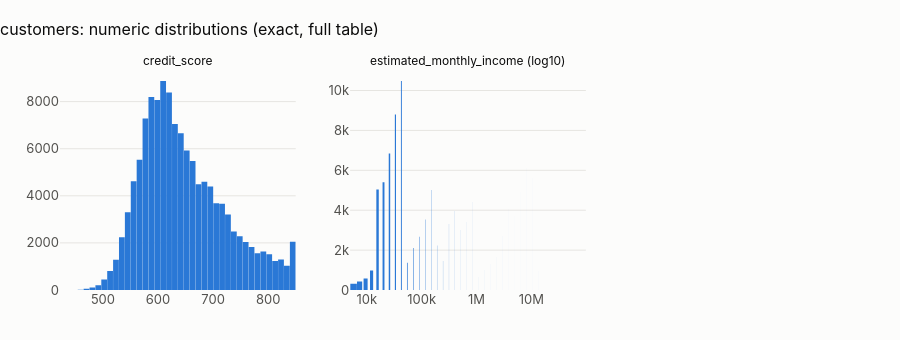
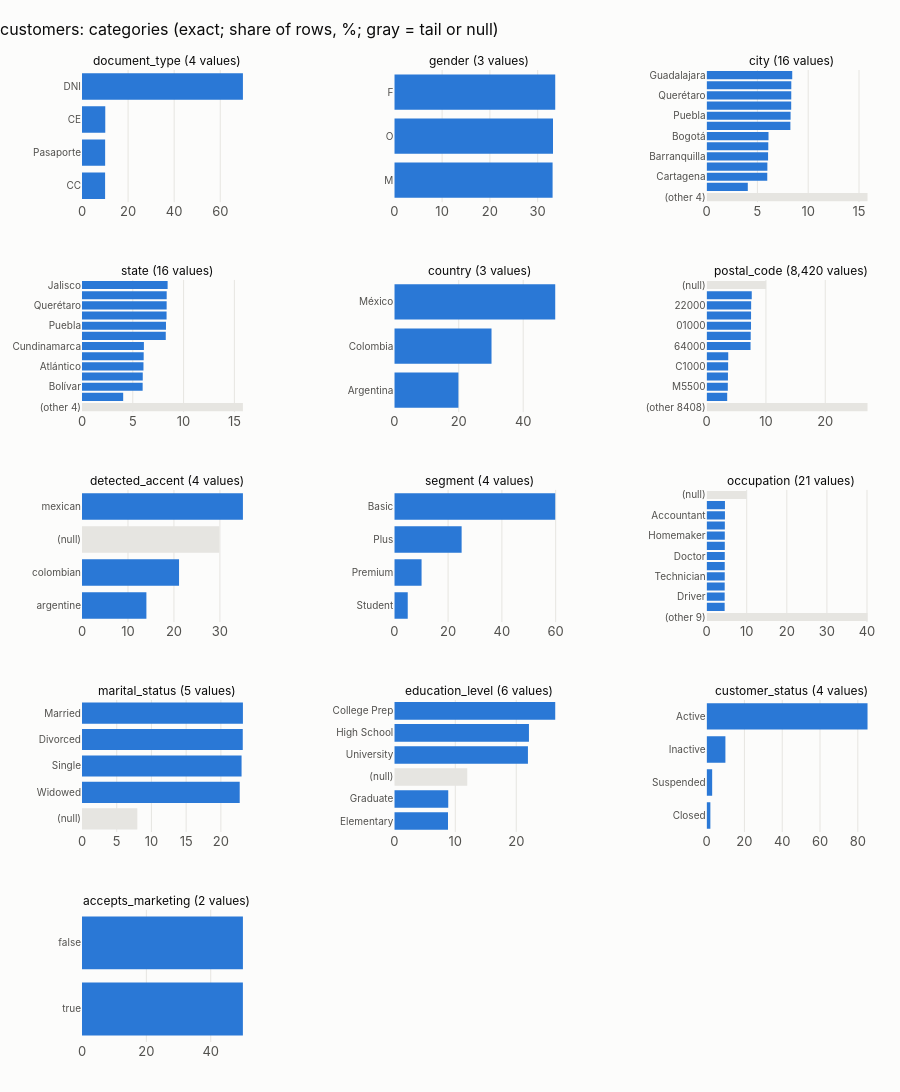

These figures' notebook cell, in order:
### Code cell
show_distributions(t)
show_categories(t)

### Figure 1 — Plotly figure (JSON) as saved in the notebook; plotly's stock layout.template omitted (floating-point values rounded to 4 significant figures)
{"data": [{"customdata": [[422.0, 432.7], [432.7, 443.4], [443.4, 454.1], [454.1, 464.8], [464.8, 475.5], [475.5, 486.2], [486.2, 496.9], [496.9, 507.6], [507.6, 518.3], [518.3, 529.0], [529.0, 539.7], [539.7, 550.4], [550.4, 561.1], [561.1, 571.8], [571.8, 582.5], [582.5, 593.2], [593.2, 603.9], [603.9, 614.6], [614.6, 625.3], [625.3, 636.0], [636.0, 646.7], [646.7, 657.4], [657.4, 668.1], [668.1, 678.8], [678.8, 689.5], [689.5, 700.2], [700.2, 710.9], [710.9, 721.6], [721.6, 732.3], [732.3, 743.0], [743.0, 753.7], [753.7, 764.4], [764.4, 775.1], [775.1, 785.8], [785.8, 796.5], [796.5, 807.2], [807.2, 817.9], [817.9, 828.6], [828.6, 839.3], [839.3, 850.0]], "hovertemplate": "%{customdata[0]:,.2f} – %{customdata[1]:,.2f}<br>%{y:,} rows<extra></extra>", "marker": {"color": "#2a78d6"}, "showlegend": false, "type": "bar", "x": [427.4, 438.0, 448.8, 459.5, 470.1, 480.9, 491.5, 502.2, 513.0, 523.6, 534.4, 545.1, 555.8, 566.5, 577.1, 587.9, 598.6, 609.2, 620.0, 630.6, 641.4, 652.1, 662.8, 673.5, 684.1, 694.9, 705.6, 716.2, 726.9, 737.6, 748.4, 759.1, 769.8, 780.4, 791.1, 801.9, 812.6, 823.2, 833.9, 844.6], "xaxis": "x", "y": [1, 3, 2, 14, 53, 105, 202, 442, 808, 1288, 2245, 3300, 4620, 5527, 7287, 8195, 8070, 8877, 8384, 7048, 6654, 5922, 5480, 4490, 4602, 4393, 3689, 3664, 3211, 2483, 2278, 2037, 1827, 1561, 1632, 1517, 1234, 1292, 1025, 2046], "yaxis": "y"}, {"customdata": [[5100.0, 6548.0], [6548.0, 8407.0], [8407.0, 10790.0], [10790.0, 13860.0], [13860.0, 17790.0], [17790.0, 22840.0], [22840.0, 29330.0], [29330.0, 37660.0], [37660.0, 48350.0], [48350.0, 62070.0], [62070.0, 79690.0], [79690.0, 102300.0], [102300.0, 131400.0], [131400.0, 168700.0], [168700.0, 216500.0], [216500.0, 278000.0], [278000.0, 357000.0], [357000.0, 458300.0], [458300.0, 588400.0], [588400.0, 755400.0], [755400.0, 969900.0], [969900.0, 1245000.0], [1245000.0, 1599000.0], [1599000.0, 2053000.0], [2053000.0, 2635000.0], [2635000.0, 3384000.0], [3384000.0, 4344000.0], [4344000.0, 5578000.0], [5578000.0, 7161000.0], [7161000.0, 9194000.0], [9194000.0, 11800000.0], [11800000.0, 15160000.0], [15160000.0, 19460000.0], [19460000.0, 24980000.0], [24980000.0, 32070000.0], [32070000.0, 41180000.0], [41180000.0, 52870000.0], [52870000.0, 67880000.0], [67880000.0, 87150000.0], [87150000.0, 111900000.0]], "hovertemplate": "%{customdata[0]:,.2f} – %{customdata[1]:,.2f}<br>%{y:,} rows<extra></extra>", "marker": {"color": "#2a78d6"}, "showlegend": false, "type": "bar", "x": [5779.0, 7420.0, 9526.0, 12230.0, 15700.0, 20160.0, 25880.0, 33230.0, 42670.0, 54780.0, 70330.0, 90300.0, 115900.0, 148900.0, 191100.0, 245400.0, 315000.0, 404500.0, 519300.0, 666700.0, 856000.0, 1099000.0, 1411000.0, 1812000.0, 2326000.0, 2986000.0, 3834000.0, 4922000.0, 6320000.0, 8114000.0, 10420000.0, 13380000.0, 17170000.0, 22050000.0, 28310000.0, 36340000.0, 46660000.0, 59910000.0, 76920000.0, 98750000.0], "xaxis": "x2", "y": [309, 422, 572, 972, 5033, 5405, 6848, 8803, 10477, 1365, 2109, 2673, 3528, 5008, 2233, 1450, 3315, 3969, 3008, 3409, 4411, 671, 1034, 1312, 1693, 2747, 4101, 3742, 4918, 6155, 5632, 990, 1297, 1607, 2156, 3150, 780, 651, 870, 1142], "yaxis": "y2"}], "layout": {"annotations": [{"font": {"size": 12}, "showarrow": false, "text": "credit_score", "x": 0.1444, "xanchor": "center", "xref": "paper", "y": 1.0, "yanchor": "bottom", "yref": "paper"}, {"font": {"size": 12}, "showarrow": false, "text": "estimated_monthly_income (log10)", "x": 0.5, "xanchor": "center", "xref": "paper", "y": 1.0, "yanchor": "bottom", "yref": "paper"}], "bargap": 0.02, "height": 340, "title": {"text": "customers: numeric distributions (exact, full table)"}, "xaxis": {"anchor": "y", "domain": [0.0, 0.2889]}, "xaxis2": {"anchor": "y2", "domain": [0.3556, 0.6444], "type": "log"}, "xaxis3": {"anchor": "y3", "domain": [0.7111, 1.0]}, "yaxis": {"anchor": "x", "domain": [0.0, 1.0]}, "yaxis2": {"anchor": "x2", "domain": [0.0, 1.0]}, "yaxis3": {"anchor": "x3", "domain": [0.0, 1.0]}}}

### Figure 2 — Plotly figure (JSON) as saved in the notebook; plotly's stock layout.template omitted (floating-point values rounded to 4 significant figures)
{"data": [{"customdata": [15039, 15062, 15150, 104749], "hovertemplate": "%{y}: %{customdata:,} rows (%{x:.1f}%)<extra></extra>", "marker": {"color": ["#2a78d6", "#2a78d6", "#2a78d6", "#2a78d6"]}, "orientation": "h", "showlegend": false, "type": "bar", "x": [10.03, 10.04, 10.1, 69.83], "xaxis": "x", "y": ["CC", "Pasaporte", "CE", "DNI"], "yaxis": "y"}, {"customdata": [49684, 49808, 50508], "hovertemplate": "%{y}: %{customdata:,} rows (%{x:.1f}%)<extra></extra>", "marker": {"color": ["#2a78d6", "#2a78d6", "#2a78d6"]}, "orientation": "h", "showlegend": false, "type": "bar", "x": [33.12, 33.21, 33.67], "xaxis": "x2", "y": ["M", "O", "F"], "yaxis": "y2"}, {"customdata": [23761, 6081, 8956, 8972, 9076, 9107, 9140, 12369, 12400, 12489, 12500, 12506, 12643], "hovertemplate": "%{y}: %{customdata:,} rows (%{x:.1f}%)<extra></extra>", "marker": {"color": ["#e6e5e1", "#2a78d6", "#2a78d6", "#2a78d6", "#2a78d6", "#2a78d6", "#2a78d6", "#2a78d6", "#2a78d6", "#2a78d6", "#2a78d6", "#2a78d6", "#2a78d6"]}, "orientation": "h", "showlegend": false, "type": "bar", "x": [15.84, 4.054, 5.971, 5.981, 6.051, 6.071, 6.093, 8.246, 8.267, 8.326, 8.333, 8.337, 8.429], "xaxis": "x3", "y": ["(other 4)", "Rosario", "Cartagena", "Cali", "Barranquilla", "Medellín", "Bogotá", "Monterrey", "Puebla", "Tijuana", "Querétaro", "Ciudad de México", "Guadalajara"], "yaxis": "y3"}, {"customdata": [23761, 6081, 8956, 8972, 9076, 9107, 9140, 12369, 12400, 12489, 12500, 12506, 12643], "hovertemplate": "%{y}: %{customdata:,} rows (%{x:.1f}%)<extra></extra>", "marker": {"color": ["#e6e5e1", "#2a78d6", "#2a78d6", "#2a78d6", "#2a78d6", "#2a78d6", "#2a78d6", "#2a78d6", "#2a78d6", "#2a78d6", "#2a78d6", "#2a78d6", "#2a78d6"]}, "orientation": "h", "showlegend": false, "type": "bar", "x": [15.84, 4.054, 5.971, 5.981, 6.051, 6.071, 6.093, 8.246, 8.267, 8.326, 8.333, 8.337, 8.429], "xaxis": "x4", "y": ["(other 4)", "Santa Fe", "Bolívar", "Valle del Cauca", "Atlántico", "Antioquia", "Cundinamarca", "Nuevo León", "Puebla", "Baja California", "Querétaro", "Ciudad de México", "Jalisco"], "yaxis": "y4"}, {"customdata": [29842, 45251, 74907], "hovertemplate": "%{y}: %{customdata:,} rows (%{x:.1f}%)<extra></extra>", "marker": {"color": ["#2a78d6", "#2a78d6", "#2a78d6"]}, "orientation": "h", "showlegend": false, "type": "bar", "x": [19.89, 30.17, 49.94], "xaxis": "x5", "y": ["Argentina", "Colombia", "México"], "yaxis": "y5"}, {"customdata": [40690, 5203, 5361, 5393, 5442, 5469, 11109, 11152, 11226, 11238, 11260, 11413, 15044], "hovertemplate": "%{y}: %{customdata:,} rows (%{x:.1f}%)<extra></extra>", "marker": {"color": ["#e6e5e1", "#2a78d6", "#2a78d6", "#2a78d6", "#2a78d6", "#2a78d6", "#2a78d6", "#2a78d6", "#2a78d6", "#2a78d6", "#2a78d6", "#2a78d6", "#e6e5e1"]}, "orientation": "h", "showlegend": false, "type": "bar", "x": [27.13, 3.469, 3.574, 3.595, 3.628, 3.646, 7.406, 7.435, 7.484, 7.492, 7.507, 7.609, 10.03], "xaxis": "x6", "y": ["(other 8408)", "X5000", "M5500", "B1900", "C1000", "S2000", "64000", "72000", "01000", "76000", "22000", "44100", "(null)"], "yaxis": "y6"}, {"customdata": [21012, 31666, 44817, 52505], "hovertemplate": "%{y}: %{customdata:,} rows (%{x:.1f}%)<extra></extra>", "marker": {"color": ["#2a78d6", "#2a78d6", "#e6e5e1", "#2a78d6"]}, "orientation": "h", "showlegend": false, "type": "bar", "x": [14.01, 21.11, 29.88, 35.0], "xaxis": "x7", "y": ["argentine", "colombian", "(null)", "mexican"], "yaxis": "y7"}, {"customdata": [7490, 15207, 37547, 89756], "hovertemplate": "%{y}: %{customdata:,} rows (%{x:.1f}%)<extra></extra>", "marker": {"color": ["#2a78d6", "#2a78d6", "#2a78d6", "#2a78d6"]}, "orientation": "h", "showlegend": false, "type": "bar", "x": [4.993, 10.14, 25.03, 59.84], "xaxis": "x8", "y": ["Student", "Premium", "Plus", "Basic"], "yaxis": "y8"}, {"customdata": [60196, 6747, 6752, 6762, 6778, 6779, 6794, 6805, 6806, 6823, 6857, 6862, 15039], "hovertemplate": "%{y}: %{customdata:,} rows (%{x:.1f}%)<extra></extra>", "marker": {"color": ["#e6e5e1", "#2a78d6", "#2a78d6", "#2a78d6", "#2a78d6", "#2a78d6", "#2a78d6", "#2a78d6", "#2a78d6", "#2a78d6", "#2a78d6", "#2a78d6", "#e6e5e1"]}, "orientation": "h", "showlegend": false, "type": "bar", "x": [40.13, 4.498, 4.501, 4.508, 4.519, 4.519, 4.529, 4.537, 4.537, 4.549, 4.571, 4.575, 10.03], "xaxis": "x9", "y": ["(other 9)", "Director", "Driver", "Artist", "Technician", "Lawyer", "Doctor", "Entrepreneur", "Homemaker", "Salesperson", "Accountant", "Manager", "(null)"], "yaxis": "y9"}, {"customdata": [11955, 34072, 34474, 34734, 34765], "hovertemplate": "%{y}: %{customdata:,} rows (%{x:.1f}%)<extra></extra>", "marker": {"color": ["#e6e5e1", "#2a78d6", "#2a78d6", "#2a78d6", "#2a78d6"]}, "orientation": "h", "showlegend": false, "type": "bar", "x": [7.97, 22.71, 22.98, 23.16, 23.18], "xaxis": "x10", "y": ["(null)", "Widowed", "Single", "Divorced", "Married"], "yaxis": "y10"}, {"customdata": [13206, 13269, 17952, 32870, 33120, 39583], "hovertemplate": "%{y}: %{customdata:,} rows (%{x:.1f}%)<extra></extra>", "marker": {"color": ["#2a78d6", "#2a78d6", "#e6e5e1", "#2a78d6", "#2a78d6", "#2a78d6"]}, "orientation": "h", "showlegend": false, "type": "bar", "x": [8.804, 8.846, 11.97, 21.91, 22.08, 26.39], "xaxis": "x11", "y": ["Elementary", "Graduate", "(null)", "University", "High School", "College Prep"], "yaxis": "y11"}, {"customdata": [2979, 4407, 14914, 127700], "hovertemplate": "%{y}: %{customdata:,} rows (%{x:.1f}%)<extra></extra>", "marker": {"color": ["#2a78d6", "#2a78d6", "#2a78d6", "#2a78d6"]}, "orientation": "h", "showlegend": false, "type": "bar", "x": [1.986, 2.938, 9.943, 85.13], "xaxis": "x12", "y": ["Closed", "Suspended", "Inactive", "Active"], "yaxis": "y12"}, {"customdata": [74993, 75007], "hovertemplate": "%{y}: %{customdata:,} rows (%{x:.1f}%)<extra></extra>", "marker": {"color": ["#2a78d6", "#2a78d6"]}, "orientation": "h", "showlegend": false, "type": "bar", "x": [50.0, 50.0], "xaxis": "x13", "y": ["true", "false"], "yaxis": "y13"}], "layout": {"annotations": [{"font": {"size": 12}, "showarrow": false, "text": "document_type (4 values)", "x": 0.1067, "xanchor": "center", "xref": "paper", "y": 1.0, "yanchor": "bottom", "yref": "paper"}, {"font": {"size": 12}, "showarrow": false, "text": "gender (3 values)", "x": 0.5, "xanchor": "center", "xref": "paper", "y": 1.0, "yanchor": "bottom", "yref": "paper"}, {"font": {"size": 12}, "showarrow": false, "text": "city (16 values)", "x": 0.8933, "xanchor": "center", "xref": "paper", "y": 1.0, "yanchor": "bottom", "yref": "paper"}, {"font": {"size": 12}, "showarrow": false, "text": "state (16 values)", "x": 0.1067, "xanchor": "center", "xref": "paper", "y": 0.784, "yanchor": "bottom", "yref": "paper"}, {"font": {"size": 12}, "showarrow": false, "text": "country (3 values)", "x": 0.5, "xanchor": "center", "xref": "paper", "y": 0.784, "yanchor": "bottom", "yref": "paper"}, {"font": {"size": 12}, "showarrow": false, "text": "postal_code (8,420 values)", "x": 0.8933, "xanchor": "center", "xref": "paper", "y": 0.784, "yanchor": "bottom", "yref": "paper"}, {"font": {"size": 12}, "showarrow": false, "text": "detected_accent (4 values)", "x": 0.1067, "xanchor": "center", "xref": "paper", "y": 0.568, "yanchor": "bottom", "yref": "paper"}, {"font": {"size": 12}, "showarrow": false, "text": "segment (4 values)", "x": 0.5, "xanchor": "center", "xref": "paper", "y": 0.568, "yanchor": "bottom", "yref": "paper"}, {"font": {"size": 12}, "showarrow": false, "text": "occupation (21 values)", "x": 0.8933, "xanchor": "center", "xref": "paper", "y": 0.568, "yanchor": "bottom", "yref": "paper"}, {"font": {"size": 12}, "showarrow": false, "text": "marital_status (5 values)", "x": 0.1067, "xanchor": "center", "xref": "paper", "y": 0.352, "yanchor": "bottom", "yref": "paper"}, {"font": {"size": 12}, "showarrow": false, "text": "education_level (6 values)", "x": 0.5, "xanchor": "center", "xref": "paper", "y": 0.352, "yanchor": "bottom", "yref": "paper"}, {"font": {"size": 12}, "showarrow": false, "text": "customer_status (4 values)", "x": 0.8933, "xanchor": "center", "xref": "paper", "y": 0.352, "yanchor": "bottom", "yref": "paper"}, {"font": {"size": 12}, "showarrow": false, "text": "accepts_marketing (2 values)", "x": 0.1067, "xanchor": "center", "xref": "paper", "y": 0.136, "yanchor": "bottom", "yref": "paper"}], "height": 1560, "title": {"text": "customers: categories (exact; share of rows, %; gray = tail or null)"}, "xaxis": {"anchor": "y", "domain": [0.0, 0.2133]}, "xaxis10": {"anchor": "y10", "domain": [0.0, 0.2133]}, "xaxis11": {"anchor": "y11", "domain": [0.3933, 0.6067]}, "xaxis12": {"anchor": "y12", "domain": [0.7867, 1.0]}, "xaxis13": {"anchor": "y13", "domain": [0.0, 0.2133]}, "xaxis14": {"anchor": "y14", "domain": [0.3933, 0.6067]}, "xaxis15": {"anchor": "y15", "domain": [0.7867, 1.0]}, "xaxis2": {"anchor": "y2", "domain": [0.3933, 0.6067]}, "xaxis3": {"anchor": "y3", "domain": [0.7867, 1.0]}, "xaxis4": {"anchor": "y4", "domain": [0.0, 0.2133]}, "xaxis5": {"anchor": "y5", "domain": [0.3933, 0.6067]}, "xaxis6": {"anchor": "y6", "domain": [0.7867, 1.0]}, "xaxis7": {"anchor": "y7", "domain": [0.0, 0.2133]}, "xaxis8": {"anchor": "y8", "domain": [0.3933, 0.6067]}, "xaxis9": {"anchor": "y9", "domain": [0.7867, 1.0]}, "yaxis": {"anchor": "x", "domain": [0.864, 1.0], "tickfont": {"size": 10}, "type": "category"}, "yaxis10": {"anchor": "x10", "domain": [0.216, 0.352], "tickfont": {"size": 10}, "type": "category"}, "yaxis11": {"anchor": "x11", "domain": [0.216, 0.352], "tickfont": {"size": 10}, "type": "category"}, "yaxis12": {"anchor": "x12", "domain": [0.216, 0.352], "tickfont": {"size": 10}, "type": "category"}, "yaxis13": {"anchor": "x13", "domain": [0.0, 0.136], "tickfont": {"size": 10}, "type": "category"}, "yaxis14": {"anchor": "x14", "domain": [0.0, 0.136], "tickfont": {"size": 10}, "type": "category"}, "yaxis15": {"anchor": "x15", "domain": [0.0, 0.136], "tickfont": {"size": 10}, "type": "category"}, "yaxis2": {"anchor": "x2", "domain": [0.864, 1.0], "tickfont": {"size": 10}, "type": "category"}, "yaxis3": {"anchor": "x3", "domain": [0.864, 1.0], "tickfont": {"size": 10}, "type": "category"}, "yaxis4": {"anchor": "x4", "domain": [0.648, 0.784], "tickfont": {"size": 10}, "type": "category"}, "yaxis5": {"anchor": "x5", "domain": [0.648, 0.784], "tickfont": {"size": 10}, "type": "category"}, "yaxis6": {"anchor": "x6", "domain": [0.648, 0.784], "tickfont": {"size": 10}, "type": "category"}, "yaxis7": {"anchor": "x7", "domain": [0.432, 0.568], "tickfont": {"size": 10}, "type": "category"}, "yaxis8": {"anchor": "x8", "domain": [0.432, 0.568], "tickfont": {"size": 10}, "type": "category"}, "yaxis9": {"anchor": "x9", "domain": [0.432, 0.568], "tickfont": {"size": 10}, "type": "category"}}}
